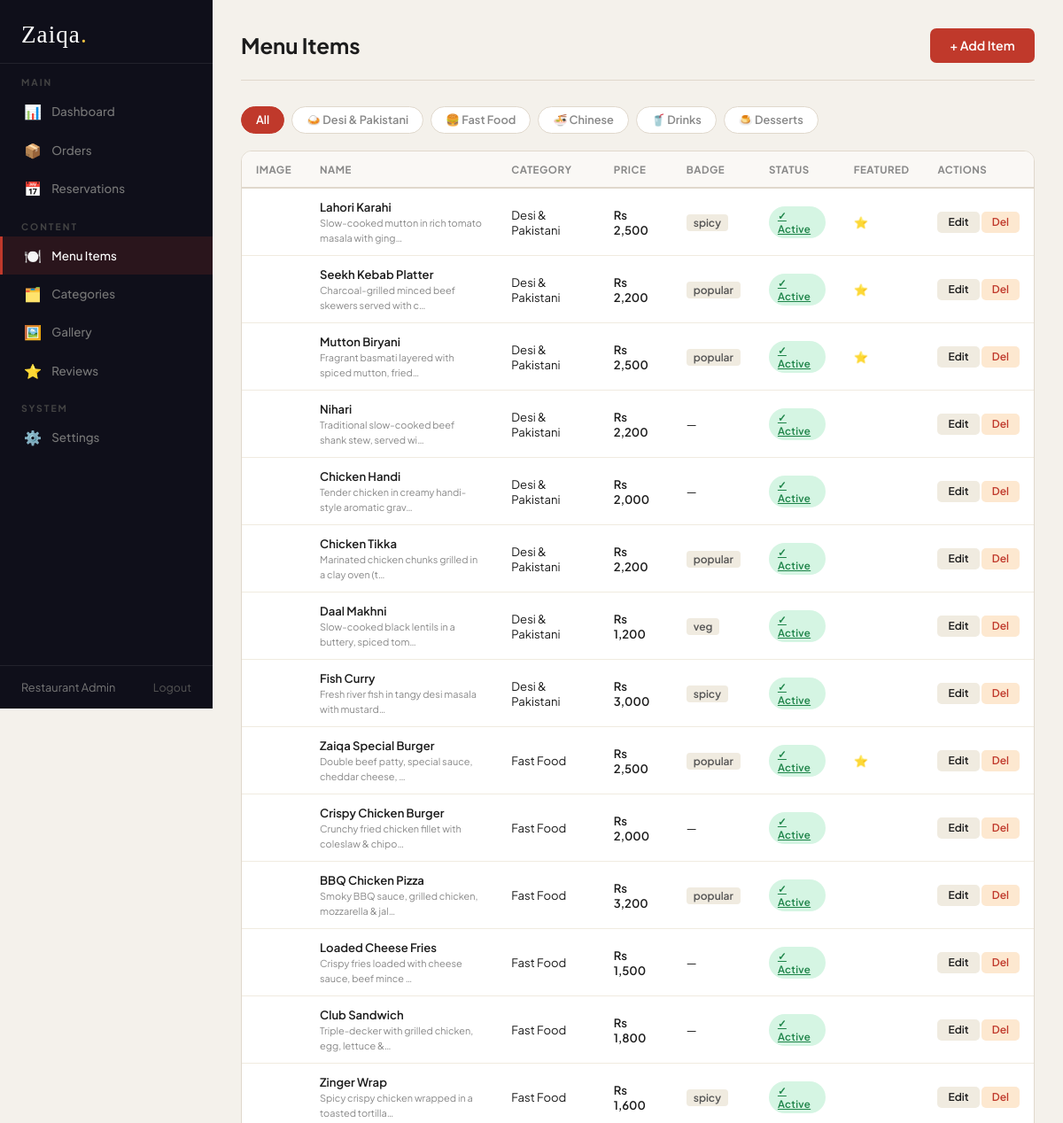
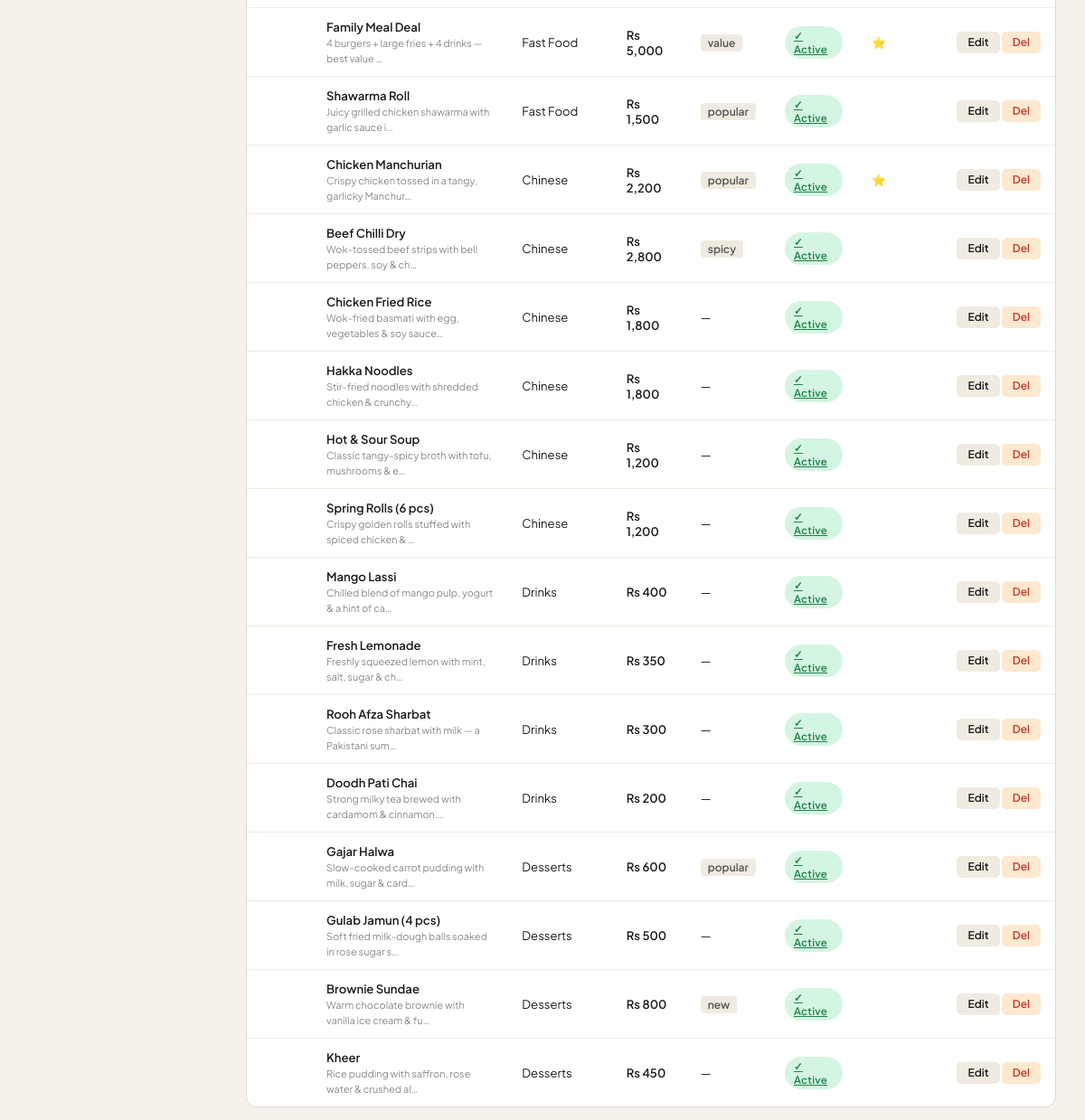
Page /admin/menu.php (signed in) on the committed database (2 pictures, top to bottom).
### tables this page shows
CREATE TABLE `categories` (
  `id`         INT          NOT NULL AUTO_INCREMENT,
  `slug`       VARCHAR(50)  NOT NULL,
  `name`       VARCHAR(100) NOT NULL,
  `emoji`      VARCHAR(10)  DEFAULT NULL,
  `sort_order` INT          NOT NULL DEFAULT 0,
  `active`     TINYINT(1)   NOT NULL DEFAULT 1,
  PRIMARY KEY (`id`),
  UNIQUE KEY `uq_categories_slug` (`slug`)
);

CREATE TABLE `menu_items` (
  `id`           INT            NOT NULL AUTO_INCREMENT,
  `category_id`  INT            NOT NULL,
  `name`         VARCHAR(150)   NOT NULL,
  `description`  TEXT           DEFAULT NULL,
  `price`        DECIMAL(10,2)  NOT NULL,
  `image_url`    VARCHAR(500)   DEFAULT NULL,
  `badge`        VARCHAR(50)    DEFAULT NULL,
  `is_available` TINYINT(1)     NOT NULL DEFAULT 1,
  `is_featured`  TINYINT(1)     NOT NULL DEFAULT 0,
  `sort_order`   INT            NOT NULL DEFAULT 0,
  `created_at`   TIMESTAMP      NOT NULL DEFAULT CURRENT_TIMESTAMP,
  `updated_at`   TIMESTAMP      NOT NULL DEFAULT CURRENT_TIMESTAMP ON UPDATE CURRENT_TIMESTAMP,
  PRIMARY KEY (`id`),
  KEY `idx_menu_category` (`category_id`),
  KEY `idx_menu_featured` (`is_featured`),
  KEY `idx_menu_available` (`is_available`),
  CONSTRAINT `fk_menu_category`
    FOREIGN KEY (`category_id`) REFERENCES `categories` (`id`) ON DELETE CASCADE
);

### admin/menu.php (the view, shortened to what this page needs)
<?php
$pdo = db();
$categories = $pdo->query("SELECT * FROM categories WHERE active=1 ORDER BY sort_order")->fetchAll();
$catFilter = $_GET['cat'] ?? 'all';
$where = $catFilter !== 'all' ? "AND c.slug='$catFilter'" : '';
$items = $pdo->query(
    "SELECT m.*, c.name AS cat_name, c.slug AS cat_slug
     FROM menu_items m JOIN categories c ON m.category_id=c.id
     WHERE 1 $where ORDER BY c.sort_order, m.sort_order, m.id"
)->fetchAll();
?>
<!DOCTYPE html>
<html lang="en">
<head>
<link rel="stylesheet" href="../assets/css/admin.css"/>
</head>
<body>
<?php include '_sidebar.php'; ?>
<main class="admin-main">
  <div class="admin-header">
    <h1>Menu Items</h1>
    <button class="btn-primary" onclick="toggleForm()">+ Add Item</button>
  </div>
  <div class="filter-tabs" style="margin-top:1.5rem">
    <a href="menu.php" class="ftab <?=$catFilter==='all'?'active':''?>">All</a>
    <?php foreach($categories as $c): ?>
    <a href="menu.php?cat=<?=$c['slug']?>" class="ftab <?=$catFilter===$c['slug']?'active':''?>"><?=$c['emoji']?> <?=htmlspecialchars($c['name'])?></a>
    <?php endforeach; ?>
  </div>
  <div class="table-wrap">
    <table class="admin-table">
      <thead><tr><th>Image</th><th>Name</th><th>Category</th><th>Price</th><th>Badge</th><th>Status</th><th>Featured</th><th>Actions</th></tr></thead>
      <tbody>
      <?php foreach($items as $item): ?>
      <tr>
        <td><img src="<?=htmlspecialchars($item['image_url'])?>" style="width:50px;height:50px;object-fit:cover;border-radius:6px" onerror="this.style.display='none'"/></td>
        <td><strong><?=htmlspecialchars($item['name'])?></strong><br><small style="color:#888"><?=htmlspecialchars(substr($item['description'],0,50))?>…</small></td>
        <td><?=htmlspecialchars($item['cat_name'])?></td>
        <td><strong>Rs <?=number_format($item['price'])?></strong></td>
        <td><?= $item['badge'] ? "<span class='type-badge'>{$item['badge']}</span>" : '—' ?></td>
        <td>
          <a href="menu.php?toggle=<?=$item['id']?>" class="status-pill" style="background:<?=$item['is_available']?'#d5f5e3':'#fde8d8'?>;color:<?=$item['is_available']?'#1e8449':'#a04000'?>">
            <?=$item['is_available']?'✓ Active':'✗ Hidden'?>
          </a>
        </td>
        <td><?=$item['is_featured']?'⭐':''?></td>
        <td style="white-space:nowrap">
          <a href="menu.php?edit=<?=$item['id']?>" class="mini-btn">Edit</a>
          <a href="menu.php?delete=<?=$item['id']?>" class="mini-btn danger" onclick="return confirm('Delete this item?')">Del</a>
        </td>
      </tr>
      <?php endforeach; ?>
      </tbody>
    </table>
  </div>
</main>
</body>
</html>

### assets/css/admin.css (style rules this page uses)
:root { --red: #c0392b; --red2: #e74c3c; --gold: #d4a017; --gold2: #f0c040; --dark: #1c1c1c; --dark2: #111; --sidebar-bg: #0f0f1a; --sidebar-w: 240px; --blue: #3498db; --green: #27ae60; --orange: #e67e22; --purple: #9b59b6; --cream: #fffaf4; --border: #e0d8cc; --muted: #888; }
* { margin: 0; padding: 0; box-sizing: border-box }
html { scroll-behavior: smooth }
body { font-family: 'Plus Jakarta Sans', sans-serif; background: #f4f1eb; color: var(--dark); display: flex; min-height: 100vh; font-size: 14px }
.admin-main { margin-left: var(--sidebar-w); flex: 1; padding: 2rem; min-height: 100vh }
.admin-header { display: flex; align-items: center; justify-content: space-between; margin-bottom: 1.8rem; padding-bottom: 1.2rem; border-bottom: 1px solid var(--border) }
.admin-header h1 { font-size: 1.5rem; font-weight: 700; color: var(--dark) }
.table-wrap { overflow-x: auto; border-radius: 12px; border: 1px solid var(--border); background: #fff }
.admin-table { width: 100%; border-collapse: collapse; font-size: .82rem }
.admin-table thead tr { background: #faf8f5; border-bottom: 2px solid var(--border) }
.admin-table th { padding: .8rem 1rem; text-align: left; font-size: .72rem; font-weight: 700; color: var(--muted); letter-spacing: .5px; text-transform: uppercase; white-space: nowrap }
.admin-table td { padding: .75rem 1rem; border-bottom: 1px solid #f0ebe0; vertical-align: middle }
.admin-table tbody tr:last-child td { border-bottom: none }
.admin-table strong { font-weight: 600; color: var(--dark) }
.admin-table small { color: var(--muted) }
.status-pill { display: inline-block; padding: 3px 10px; border-radius: 20px; font-size: .72rem; font-weight: 600; letter-spacing: .3px }
.type-badge { background: #f0ebe0; color: #555; padding: 2px 8px; border-radius: 4px; font-size: .75rem; font-weight: 600 }
.filter-tabs { display: flex; gap: .5rem; flex-wrap: wrap; margin-bottom: 1.2rem }
.ftab { background: #fff; border: 1.5px solid var(--border); color: var(--muted); padding: .4rem 1rem; border-radius: 20px; text-decoration: none; font-size: .8rem; font-weight: 600; transition: all .2s; cursor: pointer }
.ftab:hover, .ftab.active { background: var(--red); color: #fff; border-color: var(--red) }
.btn-primary { background: var(--red); color: #fff; border: none; padding: .65rem 1.4rem; border-radius: 7px; font-size: .88rem; font-weight: 600; cursor: pointer; font-family: 'Plus Jakarta Sans', sans-serif; transition: background .2s; text-decoration: none; display: inline-block }
.mini-btn { background: #f0ebe0; color: var(--dark); border: none; padding: .3rem .75rem; border-radius: 5px; font-size: .75rem; font-weight: 600; cursor: pointer; font-family: 'Plus Jakarta Sans', sans-serif; transition: all .2s; text-decoration: none; display: inline-block }
.mini-btn.danger { background: #fde8d0; color: var(--red) }

### rows in the picture
categories: emoji "🍛", name "Desi & Pakistani"
categories: emoji "🍔", name "Fast Food"
categories: emoji "🍜", name "Chinese"
categories: emoji "🥤", name "Drinks"
categories: emoji "🍮", name "Desserts"
menu_items: name "Lahori Karahi", description "Slow-cooked mutton in rich tomato masala with ging", category.name "Desi & Pakistani", price "2,500", badge "spicy", is_available "✓ Active"
menu_items: name "Seekh Kebab Platter", description "Charcoal-grilled minced beef skewers served with c", category.name "Desi & Pakistani", price "2,200", badge "popular", is_available "✓ Active"
menu_items: name "Mutton Biryani", description "Fragrant basmati layered with spiced mutton, fried", category.name "Desi & Pakistani", price "2,500", badge "popular", is_available "✓ Active"
menu_items: name "Nihari", description "Traditional slow-cooked beef shank stew, served wi", category.name "Desi & Pakistani", price "2,200", is_available "✓ Active"
menu_items: name "Chicken Handi", description "Tender chicken in creamy handi-style aromatic grav", category.name "Desi & Pakistani", price "2,000", is_available "✓ Active"
menu_items: name "Chicken Tikka", description "Marinated chicken chunks grilled in a clay oven (t", category.name "Desi & Pakistani", price "2,200", badge "popular", is_available "✓ Active"
menu_items: name "Daal Makhni", description "Slow-cooked black lentils in a buttery, spiced tom", category.name "Desi & Pakistani", price "1,200", badge "veg", is_available "✓ Active"
menu_items: name "Fish Curry", description "Fresh river fish in tangy desi masala with mustard", category.name "Desi & Pakistani", price "3,000", badge "spicy", is_available "✓ Active"
menu_items: name "Zaiqa Special Burger", description "Double beef patty, special sauce, cheddar cheese,", category.name "Fast Food", price "2,500", badge "popular", is_available "✓ Active"
menu_items: name "Crispy Chicken Burger", description "Crunchy fried chicken fillet with coleslaw & chipo", category.name "Fast Food", price "2,000", is_available "✓ Active"
menu_items: name "BBQ Chicken Pizza", description "Smoky BBQ sauce, grilled chicken, mozzarella & jal", category.name "Fast Food", price "3,200", badge "popular", is_available "✓ Active"
menu_items: name "Loaded Cheese Fries", description "Crispy fries loaded with cheese sauce, beef mince", category.name "Fast Food", price "1,500", is_available "✓ Active"
menu_items: name "Club Sandwich", description "Triple-decker with grilled chicken, egg, lettuce &", category.name "Fast Food", price "1,800", is_available "✓ Active"
menu_items: name "Zinger Wrap", description "Spicy crispy chicken wrapped in a toasted tortilla", category.name "Fast Food", price "1,600", badge "spicy", is_available "✓ Active"
menu_items: name "Family Meal Deal", description "4 burgers + large fries + 4 drinks — best value", category.name "Fast Food", price "5,000", badge "value", is_available "✓ Active"
menu_items: name "Shawarma Roll", description "Juicy grilled chicken shawarma with garlic sauce i", category.name "Fast Food", price "1,500", badge "popular", is_available "✓ Active"
menu_items: name "Chicken Manchurian", description "Crispy chicken tossed in a tangy, garlicky Manchur", category.name "Chinese", price "2,200", badge "popular", is_available "✓ Active"
menu_items: name "Beef Chilli Dry", description "Wok-tossed beef strips with bell peppers, soy & ch", category.name "Chinese", price "2,800", badge "spicy", is_available "✓ Active"
menu_items: name "Chicken Fried Rice", description "Wok-fried basmati with egg, vegetables & soy sauce", category.name "Chinese", price "1,800", is_available "✓ Active"
menu_items: name "Hakka Noodles", description "Stir-fried noodles with shredded chicken & crunchy", category.name "Chinese", price "1,800", is_available "✓ Active"
menu_items: name "Hot & Sour Soup", description "Classic tangy-spicy broth with tofu, mushrooms & e", category.name "Chinese", price "1,200", is_available "✓ Active"
menu_items: name "Spring Rolls (6 pcs)", description "Crispy golden rolls stuffed with spiced chicken &", category.name "Chinese", price "1,200", is_available "✓ Active"
menu_items: name "Mango Lassi", description "Chilled blend of mango pulp, yogurt & a hint of ca", category.name "Drinks", price "400", is_available "✓ Active"
menu_items: name "Fresh Lemonade", description "Freshly squeezed lemon with mint, salt, sugar & ch", category.name "Drinks", price "350", is_available "✓ Active"
menu_items: name "Rooh Afza Sharbat", description "Classic rose sharbat with milk — a Pakistani sum", category.name "Drinks", price "300", is_available "✓ Active"
menu_items: name "Doodh Pati Chai", description "Strong milky tea brewed with cardamom & cinnamon.", category.name "Drinks", price "200", is_available "✓ Active"
menu_items: name "Gajar Halwa", description "Slow-cooked carrot pudding with milk, sugar & card", category.name "Desserts", price "600", badge "popular", is_available "✓ Active"
menu_items: name "Gulab Jamun (4 pcs)", description "Soft fried milk-dough balls soaked in rose sugar s", category.name "Desserts", price "500", is_available "✓ Active"
menu_items: name "Brownie Sundae", description "Warm chocolate brownie with vanilla ice cream & fu", category.name "Desserts", price "800", badge "new", is_available "✓ Active"
menu_items: name "Kheer", description "Rice pudding with saffron, rose water & crushed al", category.name "Desserts", price "450", is_available "✓ Active"

### other values in the picture
$icon "📊 📦 📅 🍽️ 🗂️ 🖼️ ⭐ ⚙️"
$label "Dashboard Orders Reservations Menu Items Categories Gallery Reviews Settings"
$_SESSION['admin_name'] "Restaurant Admin"
